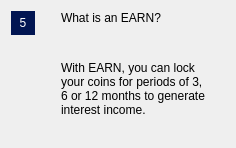
                 <widget class="QWidget" name="widgetFaq5" native="true">
                  <layout class="QHBoxLayout" name="horizontalPage_5" stretch="0,1">
                   <item alignment="Qt::AlignTop">
                    <widget class="QLabel" name="labelNumber5">
                     <property name="minimumSize">
                      <size>
                       <width>24</width>
                       <height>24</height>
                      </size>
                     </property>
                     <property name="maximumSize">
                      <size>
                       <width>16777215</width>
                       <height>24</height>
                      </size>
                     </property>
                     <property name="styleSheet">
                      <string notr="true">background-color:#011552;
color: white;</string>
                     </property>
                     <property name="text">
                      <string>5</string>
                     </property>
                     <property name="alignment">
                      <set>Qt::AlignCenter</set>
                     </property>
                    </widget>
                   </item>
                   <item>
                    <layout class="QVBoxLayout" name="verticalLayoutPage_5">
                     <property name="leftMargin">
                      <number>20</number>
                     </property>
                     <property name="rightMargin">
                      <number>20</number>
                     </property>
                     <item>
                      <widget class="QLabel" name="labelSubtitle5">
                       <property name="text">
                        <string>What is an EARN?</string>
                       </property>
                       <property name="wordWrap">
                        <bool>true</bool>
                       </property>
                      </widget>
                     </item>
                     <item>
                      <spacer name="verticalSpacer_50">
                       <property name="orientation">
                        <enum>Qt::Vertical</enum>
                       </property>
                       <property name="sizeType">
                        <enum>QSizePolicy::Fixed</enum>
                       </property>
                       <property name="sizeHint" stdset="0">
                        <size>
                         <width>20</width>
                         <height>30</height>
                        </size>
                       </property>
                      </spacer>
                     </item>
                     <item>
                      <widget class="QLabel" name="labelContent5">
                       <property name="text">
                        <string>&lt;html&gt;&lt;head/&gt;&lt;body&gt;&lt;p&gt;With EARN, you can lock your coins for periods of 3, 6 or 12 months to generate interest income.&lt;/p&gt;&lt;/body&gt;&lt;/html&gt;</string>
                       </property>
                       <property name="alignment">
                        <set>Qt::AlignLeading|Qt::AlignLeft|Qt::AlignTop</set>
                       </property>
                       <property name="wordWrap">
                        <bool>true</bool>
                       </property>
                      </widget>
                     </item>
                     <item>
                      <spacer name="verticalSpacer_51">
                       <property name="orientation">
                        <enum>Qt::Vertical</enum>
                       </property>
                       <property name="sizeHint" stdset="0">
                        <size>
                         <width>20</width>
                         <height>20</height>
                        </size>
                       </property>
                      </spacer>
                     </item>
                    </layout>
                   </item>
                  </layout>
                 </widget>
